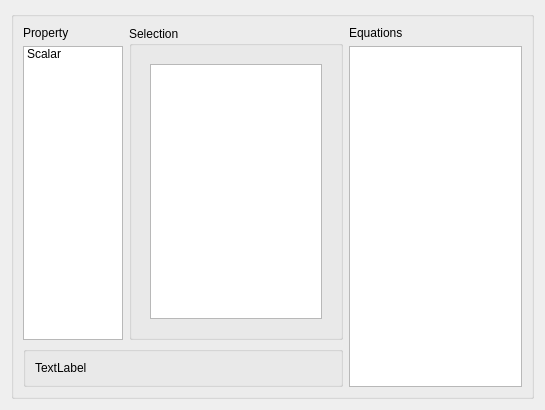
<?xml version="1.0" encoding="UTF-8"?>
<ui version="4.0">
 <class>EquatWidgetForm</class>
 <widget class="QWidget" name="EquatWidgetForm">
  <property name="geometry">
   <rect>
    <x>0</x>
    <y>0</y>
    <width>545</width>
    <height>410</height>
   </rect>
  </property>
  <property name="windowTitle">
   <string>Form</string>
  </property>
  <layout class="QHBoxLayout" name="horizontalLayout">
   <item>
    <widget class="QGroupBox" name="groupBox_3">
     <property name="title">
      <string/>
     </property>
     <layout class="QGridLayout" name="gridLayout">
      <item row="0" column="0">
       <widget class="QLabel" name="label_5">
        <property name="sizePolicy">
         <sizepolicy hsizetype="Preferred" vsizetype="Fixed">
          <horstretch>0</horstretch>
          <verstretch>0</verstretch>
         </sizepolicy>
        </property>
        <property name="text">
         <string>Property</string>
        </property>
       </widget>
      </item>
      <item row="0" column="1" rowspan="2">
       <widget class="QGroupBox" name="groupBox_2">
        <property name="sizePolicy">
         <sizepolicy hsizetype="Preferred" vsizetype="Expanding">
          <horstretch>0</horstretch>
          <verstretch>0</verstretch>
         </sizepolicy>
        </property>
        <property name="title">
         <string>Selection</string>
        </property>
        <layout class="QHBoxLayout" name="horizontalLayout_2">
         <item>
          <widget class="QStackedWidget" name="winStac">
           <widget class="QWidget" name="page_5">
            <layout class="QVBoxLayout" name="verticalLayout_3">
             <item>
              <widget class="QListWidget" name="listStatic"/>
             </item>
            </layout>
           </widget>
          </widget>
         </item>
        </layout>
       </widget>
      </item>
      <item row="0" column="2">
       <widget class="QLabel" name="label_6">
        <property name="text">
         <string>Equations</string>
        </property>
       </widget>
      </item>
      <item row="1" column="0">
       <widget class="QListWidget" name="keywdList">
        <property name="sizePolicy">
         <sizepolicy hsizetype="Fixed" vsizetype="Expanding">
          <horstretch>0</horstretch>
          <verstretch>0</verstretch>
         </sizepolicy>
        </property>
        <property name="minimumSize">
         <size>
          <width>100</width>
          <height>0</height>
         </size>
        </property>
        <property name="maximumSize">
         <size>
          <width>100</width>
          <height>16777215</height>
         </size>
        </property>
        <property name="toolTip">
         <string/>
        </property>
        <property name="batchSize">
         <number>50</number>
        </property>
        <item>
         <property name="text">
          <string>Scalar</string>
         </property>
        </item>
       </widget>
      </item>
      <item row="1" column="2" rowspan="2">
       <widget class="QTextEdit" name="textScript">
        <property name="readOnly">
         <bool>true</bool>
        </property>
       </widget>
      </item>
      <item row="2" column="0" colspan="2">
       <widget class="QGroupBox" name="groupBox_8">
        <property name="sizePolicy">
         <sizepolicy hsizetype="Preferred" vsizetype="Minimum">
          <horstretch>0</horstretch>
          <verstretch>0</verstretch>
         </sizepolicy>
        </property>
        <property name="title">
         <string/>
        </property>
        <layout class="QVBoxLayout" name="verticalLayout">
         <item>
          <widget class="QLabel" name="lDesc">
           <property name="sizePolicy">
            <sizepolicy hsizetype="Preferred" vsizetype="Minimum">
             <horstretch>0</horstretch>
             <verstretch>0</verstretch>
            </sizepolicy>
           </property>
           <property name="text">
            <string>TextLabel</string>
           </property>
           <property name="wordWrap">
            <bool>true</bool>
           </property>
          </widget>
         </item>
        </layout>
       </widget>
      </item>
     </layout>
    </widget>
   </item>
  </layout>
 </widget>
 <resources/>
 <connections/>
</ui>
